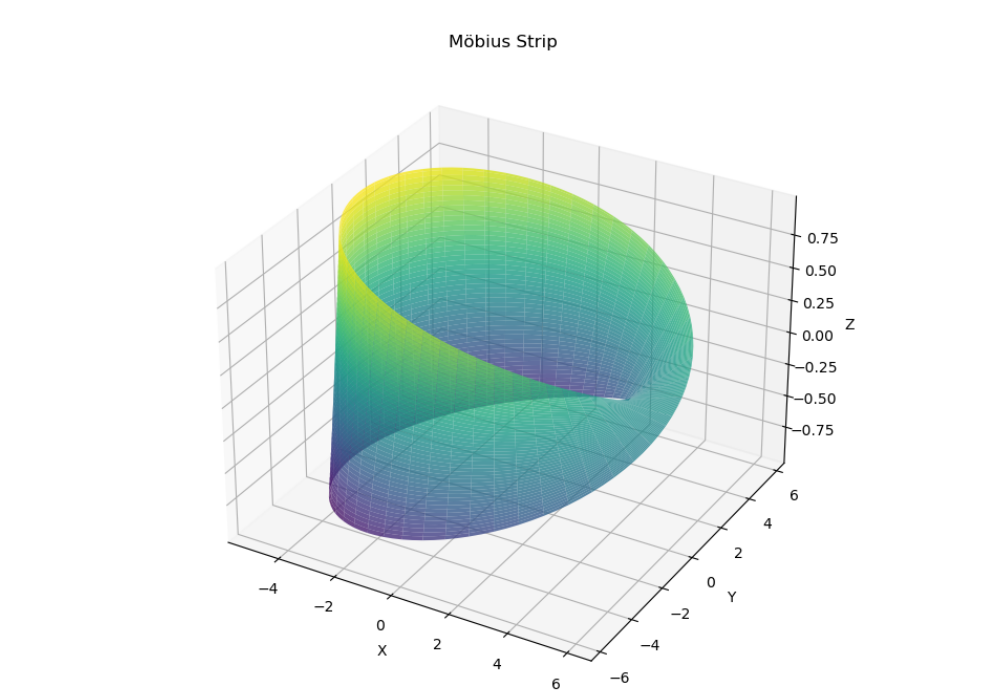

This figure's Python source:
import numpy as np
import matplotlib.pyplot as plt
from mpl_toolkits.mplot3d import Axes3D

class MobiusStrip:
    def __init__(self, R, w, n):
        """
        Initialize MobiusStrip with radius R, width w, and resolution n.
        
        Args:
            R (float): Distance from center to strip midline
            w (float): Width of the strip
            n (int): Number of points in each dimension of the mesh
        """
        self.R = R
        self.w = w
        self.n = n
        self.u = np.linspace(0, 2 * np.pi, n)
        self.v = np.linspace(-w/2, w/2, n)
        self.U, self.V = np.meshgrid(self.u, self.v)
        self.mesh = self.compute_mesh()
        self.surface_area = self.compute_surface_area()
        self.edge_length = self.compute_edge_length()

    def parametric_equations(self, u, v):
        """
        Compute (x, y, z) coordinates for given u, v parameters.
        
        Args:
            u (ndarray): Parameter in [0, 2pi]
            v (ndarray): Parameter in [-w/2, w/2]
        
        Returns:
            tuple: (x, y, z) coordinates
        """
        x = (self.R + v * np.cos(u/2)) * np.cos(u)
        y = (self.R + v * np.cos(u/2)) * np.sin(u)
        z = v * np.sin(u/2)
        return x, y, z

    def compute_mesh(self):
        """
        Generate 3D mesh of points on the Mobius strip surface.
        
        Returns:
            tuple: (x, y, z) mesh arrays
        """
        return self.parametric_equations(self.U, self.V)

    def compute_surface_area(self):
        """
        Approximate surface area using numerical integration.
        Uses the cross product of partial derivatives to compute the area element.
        
        Returns:
            float: Approximated surface area
        """
        # Partial derivatives with respect to u and v
        def partial_derivatives(u, v):
            # du derivatives
            du_x = (-v * np.sin(u/2) * np.cos(u) / 2 
                   - (self.R + v * np.cos(u/2)) * np.sin(u))
            du_y = (-v * np.sin(u/2) * np.sin(u) / 2 
                   + (self.R + v * np.cos(u/2)) * np.cos(u))
            du_z = v * np.cos(u/2) / 2
            
            # dv derivatives
            dv_x = np.cos(u/2) * np.cos(u)
            dv_y = np.cos(u/2) * np.sin(u)
            dv_z = np.sin(u/2)
            
            return (du_x, du_y, du_z), (dv_x, dv_y, dv_z)
        
        # Compute cross product magnitude for area element
        du, dv = partial_derivatives(self.U, self.V)
        cross_product = np.array([
            du[1] * dv[2] - du[2] * dv[1],
            du[2] * dv[0] - du[0] * dv[2],
            du[0] * dv[1] - du[1] * dv[0]
        ])
        area_element = np.sqrt(np.sum(cross_product**2, axis=0))
        
        # Numerical integration using trapezoidal rule
        du = self.u[1] - self.u[0]
        dv = self.v[1] - self.v[0]
        return np.sum(area_element) * du * dv

    def compute_edge_length(self):
        """
        Compute the length of the Mobius strip's edge numerically.
        The edge consists of two boundaries at v = ±w/2.
        
        Returns:
            float: Total edge length
        """
        # Edge at v = w/2 and v = -w/2
        edge_length = 0
        for v in [self.w/2, -self.w/2]:
            x, y, z = self.parametric_equations(self.u, v)
            # Compute arc length by summing distances between consecutive points
            dx = np.diff(x)
            dy = np.diff(y)
            dz = np.diff(z)
            segment_lengths = np.sqrt(dx**2 + dy**2 + dz**2)
            edge_length += np.sum(segment_lengths)
        return edge_length

    def plot(self):
        """
        Visualize the Mobius strip in 3D using matplotlib.
        """
        x, y, z = self.mesh
        fig = plt.figure(figsize=(10, 8))
        ax = fig.add_subplot(111, projection='3d')
        ax.plot_surface(x, y, z, cmap='viridis', alpha=0.8)
        ax.set_xlabel('X')
        ax.set_ylabel('Y')
        ax.set_zlabel('Z')
        ax.set_title('Möbius Strip')
        plt.savefig('mobius_strip.png')
        plt.close()

def main():
    # Example usage
    R, w, n = 5.0, 2.0, 100
    mobius = MobiusStrip(R, w, n)
    print(f"Surface Area: {mobius.surface_area:.2f}")
    print(f"Edge Length: {mobius.edge_length:.2f}")
    mobius.plot()

if __name__ == "__main__":
    main()